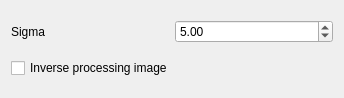
<?xml version="1.0" encoding="UTF-8"?>
<ui version="4.0">
 <class>FGaussianSettings</class>
 <widget class="QWidget" name="FGaussianSettings">
  <property name="geometry">
   <rect>
    <x>0</x>
    <y>0</y>
    <width>344</width>
    <height>98</height>
   </rect>
  </property>
  <property name="sizePolicy">
   <sizepolicy hsizetype="Preferred" vsizetype="Fixed">
    <horstretch>0</horstretch>
    <verstretch>0</verstretch>
   </sizepolicy>
  </property>
  <property name="windowTitle">
   <string>Form</string>
  </property>
  <layout class="QVBoxLayout" name="verticalLayout">
   <item>
    <layout class="QHBoxLayout" name="horizontalLayout">
     <item>
      <widget class="QLabel" name="label">
       <property name="text">
        <string>Sigma</string>
       </property>
      </widget>
     </item>
     <item>
      <widget class="QDoubleSpinBox" name="doubleSpinBox">
       <property name="maximum">
        <double>99.000000000000000</double>
       </property>
       <property name="singleStep">
        <double>0.500000000000000</double>
       </property>
       <property name="value">
        <double>5.000000000000000</double>
       </property>
      </widget>
     </item>
    </layout>
   </item>
   <item>
    <widget class="QCheckBox" name="checkBox">
     <property name="text">
      <string>Inverse processing image</string>
     </property>
    </widget>
   </item>
  </layout>
 </widget>
 <resources/>
 <connections/>
</ui>
